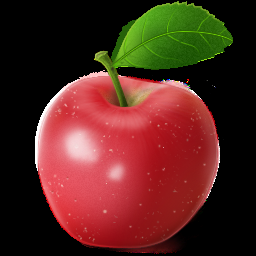
#> input picture images/chp2/elma.png, 256 x 256 px, found by its file name
$ python test2.py
#> lines starting #> are read from the running program, lines starting #| are printed output that depends on the picture; pictures that were not available may be replaced by others from this repository, and a replacement may not be noted
import cv2
import numpy as np

def overlayPNG(imgBack, imgFront, pos=[0, 0]):
    hf, wf, cf = imgFront.shape
    hb, wb, cb = imgBack.shape
    *_, mask = cv2.split(imgFront)
    maskBGRA = cv2.cvtColor(mask, cv2.COLOR_GRAY2BGRA)
    maskBGR = cv2.cvtColor(mask, cv2.COLOR_GRAY2BGR)
    imgRGBA = cv2.bitwise_and(imgFront, maskBGRA)
    imgRGB = cv2.cvtColor(imgRGBA, cv2.COLOR_BGRA2BGR)

    imgMaskFull = np.zeros((hb, wb, cb), np.uint8)
    imgMaskFull[pos[1]:hf + pos[1], pos[0]:wf + pos[0], :] = imgRGB
    imgMaskFull2 = np.ones((hb, wb, cb), np.uint8) * 255
    maskBGRInv = cv2.bitwise_not(maskBGR)
    imgMaskFull2[pos[1]:hf + pos[1], pos[0]:wf + pos[0], :] = maskBGRInv

    imgBack = cv2.bitwise_and(imgBack, imgMaskFull2)
    imgBack = cv2.bitwise_or(imgBack, imgMaskFull)

    return imgBack

elma=cv2.imread("/home/serkan/Belgeler/2021-oyg1-hi-a2/images/chp2/elma.png",cv2.IMREAD_UNCHANGED)
#> elma is the input picture: shape (256, 256, 4); mean B, G, R, A 30.2, 38.8, 82.9, 122.1
doga=cv2.imread("/home/serkan/Belgeler/2021-oyg1-hi-a2/images/chp2/nature.jpg",cv2.IMREAD_UNCHANGED)
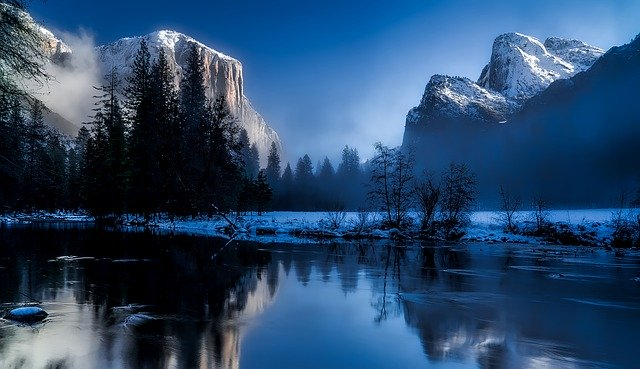
#> input picture images/chp2/park.jpg, 640 x 369 px, given in place of nature.jpg, which was not available
#> doga is the input picture: shape (369, 640, 3); mean B, G, R 106.8, 72.5, 40.9

elma=cv2.resize(elma,(50,50),interpolation=cv2.INTER_AREA)
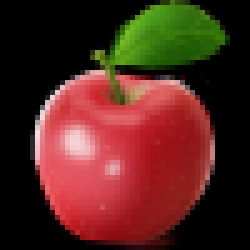
#> elma: shape (50, 50, 4) (shown 5 times larger); mean B, G, R, A 30.2, 38.8, 82.9, 122.1

sonuc=overlayPNG(doga,elma,[100,100])
#> in overlayPNG, `*_, mask = cv2.split(imgFront)`:
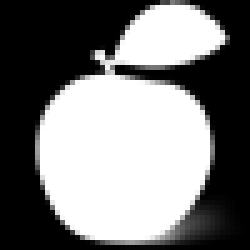
#> mask: shape (50, 50) (shown 5 times larger); min 0, max 255, mean 122.1
#> in overlayPNG, `imgRGBA = cv2.bitwise_and(imgFront, maskBGRA)`:
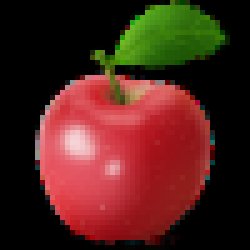
#> imgRGBA: shape (50, 50, 4) (shown 5 times larger); mean B, G, R, A 27, 35.1, 77.5, 122.1
#> in overlayPNG, `imgMaskFull[pos[1]:hf + pos[1], pos[0]:wf + pos[0], :] = imgRGB`:
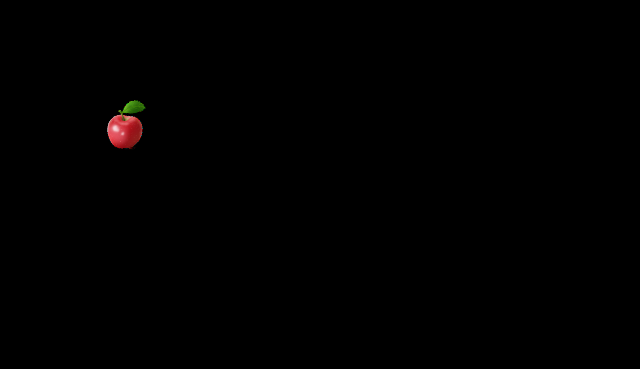
#> imgMaskFull: shape (369, 640, 3); mean B, G, R 0.3, 0.4, 0.8
#> in overlayPNG, `maskBGRInv = cv2.bitwise_not(maskBGR)`:
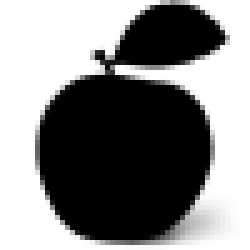
#> maskBGRInv: shape (50, 50, 3) (shown 5 times larger); min 0, max 255, mean 132.9
#> in overlayPNG, `imgMaskFull2[pos[1]:hf + pos[1], pos[0]:wf + pos[0], :] = maskBGRInv`:
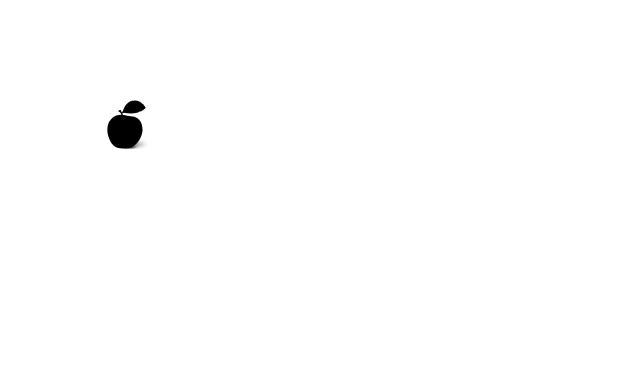
#> imgMaskFull2: shape (369, 640, 3); min 0, max 255, mean 253.7

cv2.imshow("sonuc",sonuc)
cv2.waitKey(0)
